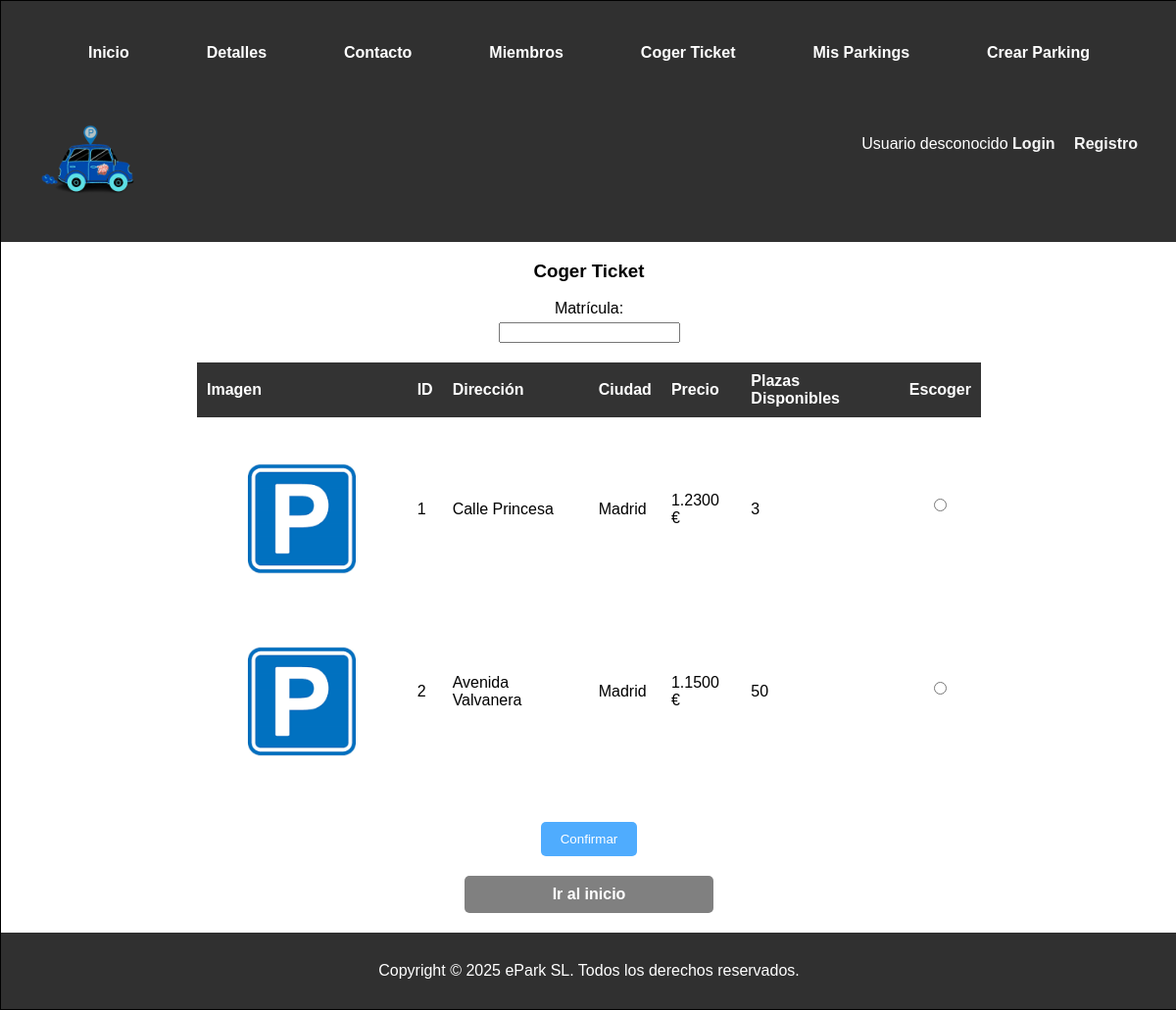
Screenshot of /ticket.php with the database file from the repository.
### tables this page shows
CREATE TABLE `Parking` (
  `id` int(10) NOT NULL AUTO_INCREMENT,
  `dni` varchar(9) NOT NULL,
  `dir` varchar(100) NOT NULL,
  `ciudad` varchar(100) NOT NULL,
  `CP` decimal(5,0) NOT NULL,
  `precio` decimal(5,4) NOT NULL,
  `nPlazas` int(11) NOT NULL,
  `img` varchar(100),
  PRIMARY KEY (`id`),
  CONSTRAINT `crearUsuario` FOREIGN KEY (`dni`) REFERENCES `Usuario` (`dni`) ON DELETE CASCADE ON UPDATE CASCADE,
  UNIQUE KEY `parkingCiudad` (`dir`, `ciudad`)
);

### includes/clases/parking/ParkingDAO.php (called while the page is built, shortened)
<?php
class ParkingDAO extends DAO {
    public function getAll() {
        $parkings = [];
        $conn = Aplicacion::getInstance()->getConexionBd();
        $query = "SELECT * FROM Parking";
        $result = $conn->query($query);
        while ($row = $result->fetch_assoc()) {
            $parkings[] = new TOParking(
                $row['id'] ?? null,
                $row['dni'] ?? null,
                $row['precio'] ?? null,
                $row['dir'] ?? null,
                $row['ciudad'] ?? null,
                $row['CP'] ?? null,
                $row['nPlazas'] ?? null,
                $row['img'] ?? null
            );
        }
        return $parkings;
    }
}
?>

### includes/clases/parking/SAParking.php (called while the page is built, shortened)
<?php
class SAParking{
    public static function mostrarParkings() {
        $daoParking = ParkingDAO::getSingleton();
        return $daoParking->getAll();
    }
}
?>

### includes/config.php (called while the page is built, shortened)
<?php
spl_autoload_register(function ($class) {
    $prefix = 'es\\ucm\\fdi\\aw\\ePark\\';
    $base_dirs = [
        __DIR__ . '/',
        __DIR__ . '/clases/',
        __DIR__ . '/clases/login/',
        __DIR__ . '/clases/parking/',
        __DIR__ . '/clases/ticket/',
        __DIR__ . '/clases/usuario/',
        __DIR__ . '/clases/cogerTicket/',
        __DIR__ . '/clases/administracionParkings/',
        __DIR__ . '/utils/',
        __DIR__ . '/vistas/comun/'
    ];
    $len = strlen($prefix);
    $relative_class = substr($class, $len);
    $file_path = str_replace('\\', '/', $relative_class) . '.php';
    foreach ($base_dirs as $base_dir) {
        $file = $base_dir . $file_path;
        if (file_exists($file)) {
            return;
        }
    }
});
?>

### includes/clases/parking/TOParking.php (called while the page is built, shortened)
<?php
class TOParking {
    private $id;
    private $dir;
    private $ciudad;
    private $precio;
    private $n_plazas;
    private $img;
    public function __construct($id, $dni, $precio, $dir, $ciudad, $CP, $n_plazas, $img=null) {
        $this->id = $id;
        $this->dir = $dir;
        $this->ciudad = $ciudad;
        $this->precio = $precio;
        $this->n_plazas = $n_plazas;
        $this->img = $img;
    }
    public function getId() { return $this->id; }
    public function getDir() { return $this->dir; }
    public function getCiudad() { return $this->ciudad; }
    public function getPrecio() { return $this->precio; }
    public function getNPlazas() { return $this->n_plazas; }
    public function getImg() { return $this->img; }
}
?>

### includes/clases/ticket/TicketDAO.php (called while the page is built, shortened)
<?php
class TicketDAO extends DAO{
    public static $instancia;
    public static function getSingleton() {
        if ( !self::$instancia instanceof self) {
            self::$instancia = new self;
        }
        return self::$instancia;
    }
    public function ocupacion($id){
        $conn = Aplicacion::getInstance()->getConexionBd();
        $query="SELECT COUNT(*) FROM Ticket WHERE idParking=?";
        $stmt = $conn->prepare($query);
        $stmt->bind_param("i",$id);
        $stmt->execute();
        $stmt->bind_result($num);
        return $num;
    }
}
?>

### includes/clases/ticket/SATicket.php (called while the page is built, shortened)
<?php
class SATicket{
    public static function libre($id, $plazas){
        $daoTicket = TicketDAO::getSingleton();
        $num = $daoTicket->ocupacion($id);
        return $num < $plazas;
    }
    public static function plazasOcupadas($id){
        $daoTicket = TicketDAO::getSingleton();
        return $daoTicket->ocupacion($id);
    }
}
?>

### includes/clases/cogerTicket/cogerTicket.php (the view, shortened to what this page needs)
<?php
class cogerTicket extends formBase
{
    protected function CreateFields($datos)
    {
        $matricula = htmlspecialchars($datos['matricula'] ?? '');
        $idSeleccionado = $datos['parking_id'] ?? '';
        $parkings = SAParking::mostrarParkings();
        $html = <<<EOF
        <label for="matricula">Matrícula:</label>
        <input type="text" id="matricula" name="matricula" required pattern="\d{4}[A-Za-z]{3}"
        title="Introduce una matrícula válida: 4 dígitos seguidos de 3 letras (ej. 1234ABC)" value="{$matricula}">
        <div class="tabla-responsive">
        <table>
            <tr>
                <th>Imagen</th>
                <th>ID</th>
                <th>Dirección</th>
                <th>Ciudad</th>
                <th>Precio</th>
                <th>Plazas Disponibles</th>
                <th>Escoger</th>
            </tr>
        EOF;
        foreach ($parkings as $parking) {
            $id = htmlspecialchars($parking->getId());
            $nPlazas = htmlspecialchars($parking->getNPlazas());
            if(empty(SATicket::libre($id, $nPlazas))) {
                continue;
            }
            $dir = htmlspecialchars($parking->getDir());
            $ciudad = htmlspecialchars($parking->getCiudad());
            $precio = htmlspecialchars($parking->getPrecio());
            $ocupadas = htmlspecialchars(SATicket::plazasOcupadas($id));
            $libres = $nPlazas - $ocupadas;
            $checked = ($idSeleccionado == $id) ? 'checked' : '';
            $img = htmlspecialchars($parking->getImg());
            $imgPath = (!empty($img) && file_exists($img)) ? $img : "img/default.png";
            $html .= <<<EOF
            <tr>
                <td><img src="{$imgPath}" alt="Imagen del parking"></td>
                <td>{$id}</td>
                <td>{$dir}</td>
                <td>{$ciudad}</td>
                <td>{$precio} €</td>
                <td>{$libres}</td>
                <td>
                    <label><input type="radio" name="parking_id" value="{$id}" {$checked}></label>
                </td>
            </tr>
            EOF;
        }
        $html .= "</table>";
        $html .="</div>";
        $html .= '<button type="submit">Confirmar</button>';
        $htmlinicio = <<<EOF
            <a href="index.php" class="btn-link">Ir al inicio</a>
        EOF;
        return $html .= $htmlinicio;
    }
}

### includes/vistas/comun/formBase.php (shortened to what this page needs)
<?php
abstract class formBase
{
    protected $formId;
    protected $action;
    public function __construct($formId, $opciones = array())
    {
        $this->formId = $formId;
        $opcionesPorDefecto = array('action' => null,);
        $opciones = array_merge($opcionesPorDefecto, $opciones);
        $this->action   = $opciones['action'];
        if (!$this->action) {
            $this->action = htmlentities($_SERVER['PHP_SELF']);
        }
    }
    public function Manage()
    {
        if (! $this->IsSent($_POST)) {
            return $this->Create();
        }
    }
    private function IsSent(&$params)
    {
        return isset($params['action']) && $params['action'] == $this->formId;
    }
    protected function Create($errores = array(), &$datos = array())
    {
        $html = $this->CreateErrors($errores);
        $html .= '<form method="POST" action="' . $this->action . '" id="' . $this->formId . '" >';
        $html .= '<input type="hidden" name="action" value="' . $this->formId . '" />';
        $html .= $this->CreateFields($datos);
        $html .= '</form>';
        return $html;
    }
    protected function CreateErrors($errores)
    {
        $html = '';
        $numErrores = count($errores);
        return $html;
    }
}

### ticket.php (shortened to what this page needs)
<?php
require_once __DIR__ . '/includes/config.php';
$form = new \es\ucm\fdi\aw\ePark\cogerTicket();
$htmlFormCoger = $form->Manage();
$contenidoPrincipal = <<<EOS
   <h3>Coger Ticket</h3>
   $htmlFormCoger
EOS;
require_once __DIR__ .'/includes/vistas/plantilla/plantilla.php';
?>

### includes/vistas/plantilla/plantilla.php (shortened to what this page needs)
<!DOCTYPE html>
<html>
<head>
    <link rel="stylesheet" media="screen and (min-width: 700px)" type="text/css" href="<?= RUTA_CSS ?>/estiloPC.css" />
    <link rel="stylesheet" media="screen and (max-width: 699px)" type="text/css" href="<?= RUTA_CSS ?>/estiloMovil.css" />
    <link rel="stylesheet" type="text/css" href="<?= RUTA_CSS ?>/estilo.css" />
</head>
<body>
    <div id="container">
        <?php require RAIZ_APP . "/vistas/comun/cabecera.php"; ?>
        <main>
            <article>
                <?= $contenidoPrincipal ?>
            </article>
        </main>
        <?php require RAIZ_APP . "/vistas/comun/pie.php"; ?>
</body>
</html>

### includes/vistas/comun/cabecera.php
<?php
function mostrarSaludo()
{
    $rutaApp = RUTA_APP;
    if (isset($_SESSION['nombre']) && ($_SESSION["login"] === true)) {
        echo "Bienvenido {$_SESSION['nombre']} <a href='{$rutaApp}/logout.php'>Salir</a>";
    } else {
        echo "Usuario desconocido <a href='{$rutaApp}/login.php'>Login</a> <a href='{$rutaApp}/register.php'>Registro</a>";
    }
}
?>
<header>
     <div class="navbar">
        <a href="index.php">Inicio</a>
        <a href="detalles.php">Detalles</a>
        <a href="contacto.php">Contacto</a>
        <a href="miembros.php">Miembros</a>
        <a href="ticket.php">Coger Ticket</a>
        <a href="misParkings.php">Mis Parkings</a>
        <a href="crearParking.php">Crear Parking</a>
    </div>
<div class="barra-superior">
    <img src="img/logo.png" alt="Logo" class="logo">
    <div class="saludo">
        <?php mostrarSaludo(); ?>
    </div>
    </div>
</header>
</html>

### includes/vistas/comun/pie.php
<footer>
Copyright © 2025 ePark SL. Todos los derechos reservados.
</footer>

### CSS/estilo.css (style rules this page uses)
html,body { font-family: Arial, sans-serif; margin: 0px; background-color: white; justify-content: center; align-items: center; text-align: center; }
div#container { width: 100%; margin: auto; border: 1px solid black; background-color: white; }
header { padding: 30px; height: 20%; background-color: #303030; color: white; }
.navbar { flex-basis: 25%; display:flex; justify-content: space-evenly; flex-wrap: wrap; width: 100%; }
.navbar a { color: white; text-decoration: none; padding: 14px 20px; }
.barra-superior a[href*="login"], .barra-superior a[href*="registro"] { margin-right: 15px; }
.barra-superior { display: flex; align-items: center; padding: 10px ; background-color: #303030; }
.logo { height: 100px; }
main { flex-basis: 50%; background-color: white; }
footer { clear: both; padding: 30px; background-color: #303030; color: white; text-align: center; margin-top: 20px; }
header a, header a:visited { color: whitesmoke; font-weight: bold; text-decoration: none; }
div.saludo { width: 100%; text-align: right; }
label { text-align: center; margin: 0 auto 5px; display: block; }
input[type="radio"] { margin: 0; }
.btn-link { width:17%; display: inline-block; padding: 10px 25px; background-color:grey; color: white; text-decoration: none; border-radius: 5px; font-weight: bold; border: none; transition: background-color 0.3s; cursor: pointer; }
button { display:block; margin: 20px auto; padding: 10px 20px; background: #4facfe; color: white; border: none; border-radius: 5px; cursor:pointer; }
table { width: 90%; max-width: 800px; margin: 20px auto; border-collapse: collapse; background: #fff; }
.tabla-responsive { overflow-x: auto; width: 100%; }
th { background-color: #333; color: #fff; }
th, td { padding: 10px; text-align: justify; }
img { display: block; margin: 20px auto 0; max-width: 80%; height: auto; }
input[type="text"] { width: margin 0; }

### rows the page displays
parking: id "1", dir "Calle Princesa", ciudad "Madrid", precio "1.2300", nPlazas "3"
parking: id "2", dir "Avenida Valvanera", ciudad "Madrid", precio "1.1500", nPlazas "50"
